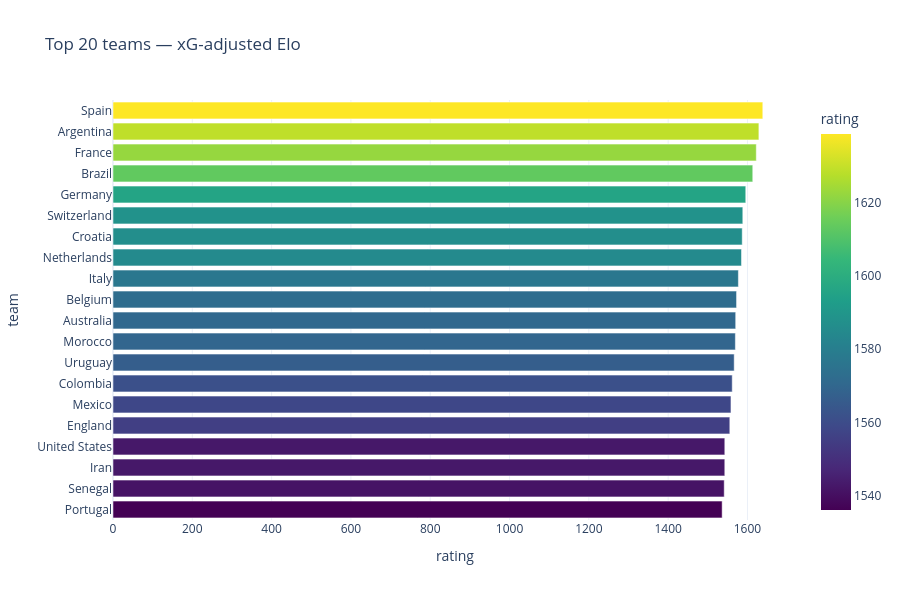

Notebook source saved alongside this figure:
### Code cell
top = ratings.head(20)
fig = px.bar(top, x='rating', y='team', orientation='h', color='rating',
             color_continuous_scale='Viridis', height=600,
             title='Top 20 teams — xG-adjusted Elo')
fig.update_layout(yaxis=dict(autorange='reversed'), template='plotly_white')
fig.show()

### Figure 1 — Plotly figure (JSON) as saved in the notebook; plotly's stock layout.template omitted (floating-point values rounded to 4 significant figures)
{"data": [{"hovertemplate": "rating=%{marker.color}<br>team=%{y}<extra></extra>", "legendgroup": "", "marker": {"color": [1639.0, 1629.0, 1622.0, 1613.0, 1596.0, 1588.0, 1587.0, 1585.0, 1577.0, 1572.0, 1570.0, 1569.0, 1566.0, 1562.0, 1558.0, 1555.0, 1543.0, 1543.0, 1541.0, 1536.0], "coloraxis": "coloraxis", "pattern": {"shape": ""}}, "name": "", "orientation": "h", "showlegend": false, "textposition": "auto", "type": "bar", "x": [1639.0, 1629.0, 1622.0, 1613.0, 1596.0, 1588.0, 1587.0, 1585.0, 1577.0, 1572.0, 1570.0, 1569.0, 1566.0, 1562.0, 1558.0, 1555.0, 1543.0, 1543.0, 1541.0, 1536.0], "xaxis": "x", "y": ["Spain", "Argentina", "France", "Brazil", "Germany", "Switzerland", "Croatia", "Netherlands", "Italy", "Belgium", "Australia", "Morocco", "Uruguay", "Colombia", "Mexico", "England", "United States", "Iran", "Senegal", "Portugal"], "yaxis": "y"}], "layout": {"barmode": "relative", "coloraxis": {"colorbar": {"title": {"text": "rating"}}, "colorscale": [[0.0, "#440154"], [0.1111, "#482878"], [0.2222, "#3e4989"], [0.3333, "#31688e"], [0.4444, "#26828e"], [0.5556, "#1f9e89"], [0.6667, "#35b779"], [0.7778, "#6ece58"], [0.8889, "#b5de2b"], [1.0, "#fde725"]]}, "height": 600, "legend": {"tracegroupgap": 0}, "title": {"text": "Top 20 teams — xG-adjusted Elo"}, "xaxis": {"anchor": "y", "domain": [0.0, 1.0], "title": {"text": "rating"}}, "yaxis": {"anchor": "x", "autorange": "reversed", "domain": [0.0, 1.0], "title": {"text": "team"}}}}
